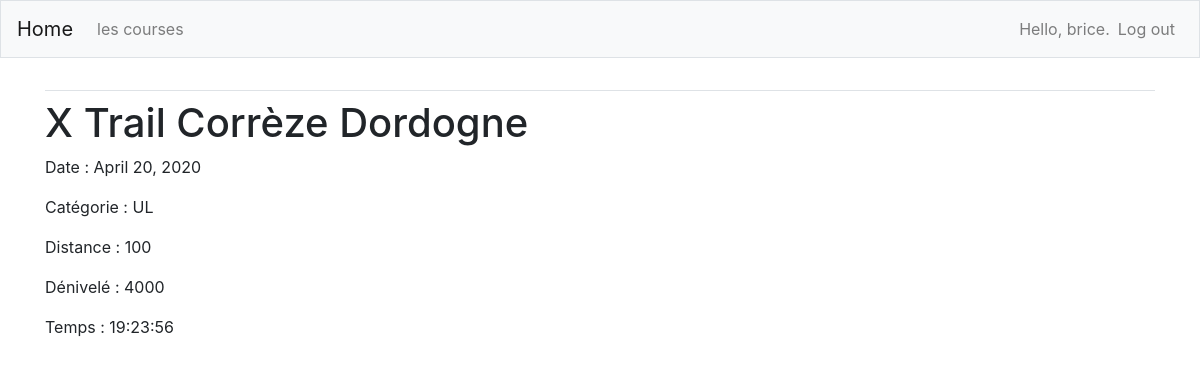
The app's page /races/2/ (signed in) with its own data.
### races/models.py (models this page shows, shortened)
class Race(models.Model):
    name = models.CharField(max_length = 100)
    date = models.DateField(default=date.today())
    category = models.CharField(max_length = 50)
    class category(models.TextChoices):
        TRAIL = 'TR', _('Trail')
        ULTRA = 'UL', _('Ultra')
        MARATHON = 'MA', _('Marathon')
        SEMI = 'SE', _('Semi')
        AUTRE = 'AU', _('Autre')
    category = models.CharField(
        max_length=2,
        choices = category.choices,
        default = category.TRAIL,
    )
    distance = models.SmallIntegerField()
    deniv = models.SmallIntegerField()
    time = models.CharField(max_length = 8)
    date_added = models.DateTimeField(auto_now_add = True)

### races/views.py (the view)
# urls.py: path('<int:race_id>/', views.detail, name='detail'),
@login_required
def detail(request, race_id):
    race = get_object_or_404(Race, pk = race_id)
    return render(request, 'races/detail.html', {'race': race})

### races/templates/races/detail.html (shortened to what this page needs)
{% extends "races/base.html" %}
{% block content %}
<h1>{{ race.name }}</h1>
<p>Date : {{ race.date }}</p>
<p>Catégorie : {{ race.category }}</p>
<p>Distance : {{ race.distance }}</p>
<p>Dénivelé : {{ race.deniv }}</p>
<p>Temps : {{ race.time }}</p>
{% endblock content %}

### races/templates/races/base.html (shortened to what this page needs)
{% load bootstrap4 %}
<!doctype html>
<html lang="en">
<head>
  {% bootstrap_css %}
</head>
<body>
    <nav class="navbar navbar-expand-md navbar-light bg-light mb-4 border">
    <a class="navbar-brand" href="{% url 'races:index'%}">Home</a>
    <div class="collapse navbar-collapse" id="navbarCollapse">
      <ul class="navbar-nav mr-auto">
        <li class="nav-item">
          <a class="nav-link" href="{% url 'races:race_list'%}">les courses</a>
        </li>
      </ul>
      <ul class="navbar-nav ml-auto">
        {% if user.is_authenticated %}
            <li class="nav-item">
                <span class="navbar-text">Hello, {{ user.username }}.</span>
            </li>
            <li class="nav-item">
                <a class="nav-link" href="{% url 'users:logout' %}">Log out</a>
            </li>
        {% else %}
            <li class="nav-item">
                <a class="nav-link" href="{% url 'users:login' %}">Log in</a>
            </li>
        {% endif %}
      </ul>
    </div>
  </nav>
  <main role="main" class="container">
    <div class="pb-2 mb-2 border-bottom">
    </div>
    <div>
      {% block content %}{% endblock content %}
    </div>
  </main>
</body>
</html>

### records on screen
Race: name "X Trail Corrèze Dordogne", date "April 20, 2020", category "UL", distance "100", deniv "4000", time "19:23:56"

### other values on screen
{{ user.username }} "brice"
